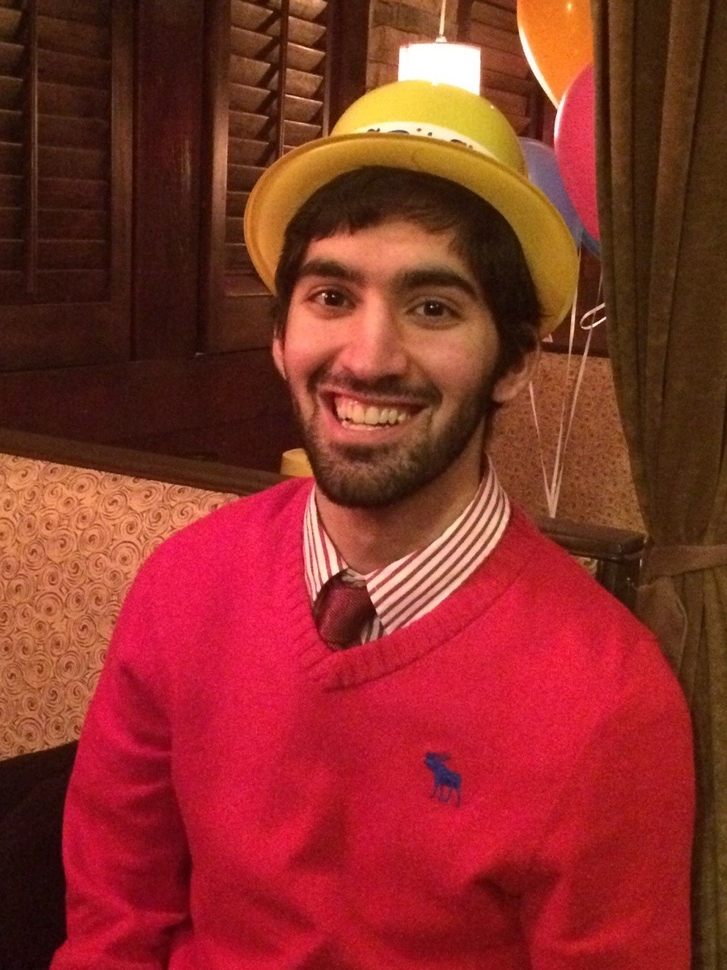
#> input picture Image Processing-open cv/images/face.JPG, 727 x 970 px, shrunk from 960 x 1280 before the run, found by its file name
$ python p37.py
#> lines starting #> are read from the running program, lines starting #| are printed output that depends on the picture; after the words box and inside, x2 and y2 are one past the last pixel; in counts of white or black regions, pixels touching at a corner belong together
import cv2
import numpy as np
faceXML=cv2.CascadeClassifier('haarcascade_frontalface_default.xml')
eyeXML=cv2.CascadeClassifier('haarcascade_eye.xml')
face=cv2.imread('face.jpg')
#> face is the input picture: shape (970, 727, 3); mean B, G, R 39.8, 47.6, 136.3
gray=cv2.cvtColor(face,cv2.COLOR_BGR2GRAY)
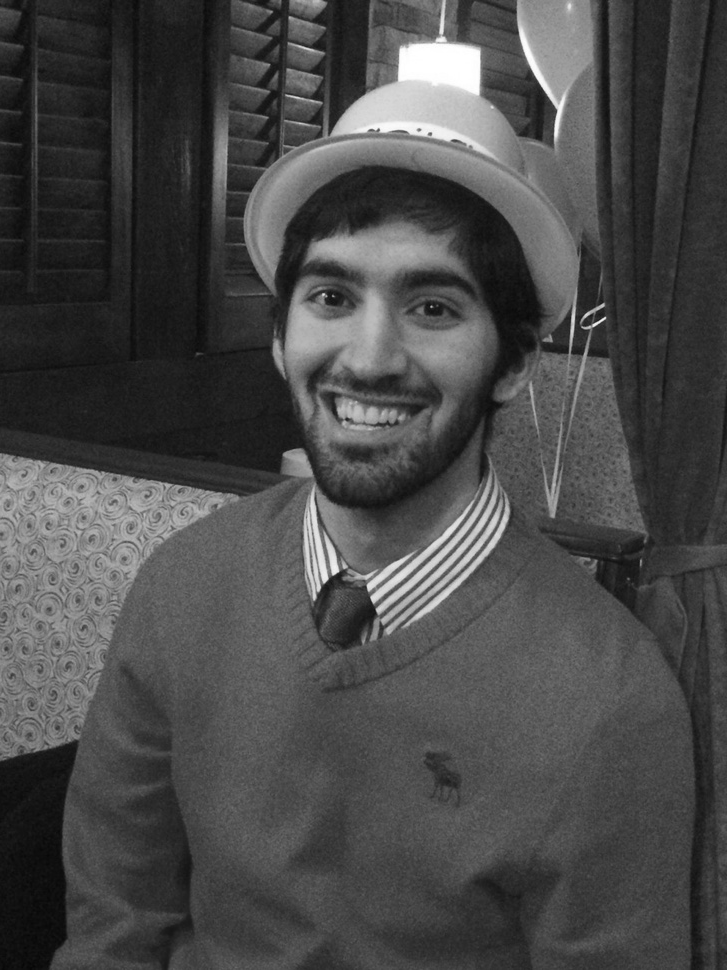
#> gray: shape (970, 727); min 6, max 255, mean 73.2
faces=faceXML.detectMultiScale(gray)
#> faces = [[242, 196, 269, 269]]
for(x,y,w,h) in faces:
    cv2.rectangle(face,(x,y),(x+w,y+h),(255,0,0),2)
    roi_gray=gray[y:y+h , x:x+w]
    roi_color=face[y:y+h , x:x+w]
    eyes=eyeXML.detectMultiScale(roi_gray)
    for(ex,ey,ew,eh) in eyes:
      cv2.rectangle(roi_color,(ex,ey),(ex+ew,ey+eh),(0,0,255),5)
#> this loop made 1 pass
#> (x, y, w, h, eyes) on pass 1: (242, 196, 269, 269, [[54, 68, 64, 64], [158, 83, 59, 59]])
#> pass 1, `roi_gray=gray[y:y+h , x:x+w]`:
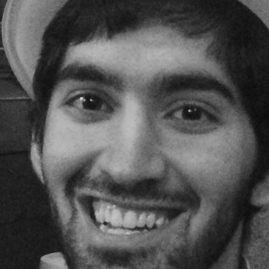
#> roi_gray: shape (269, 269); min 11, max 227, mean 82.6
#> pass 1, `roi_color=face[y:y+h , x:x+w]`:
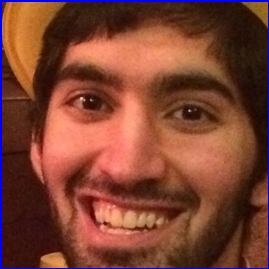
#> roi_color: shape (269, 269, 3); mean B, G, R 49.7, 66.5, 124.9
#> after the loop:
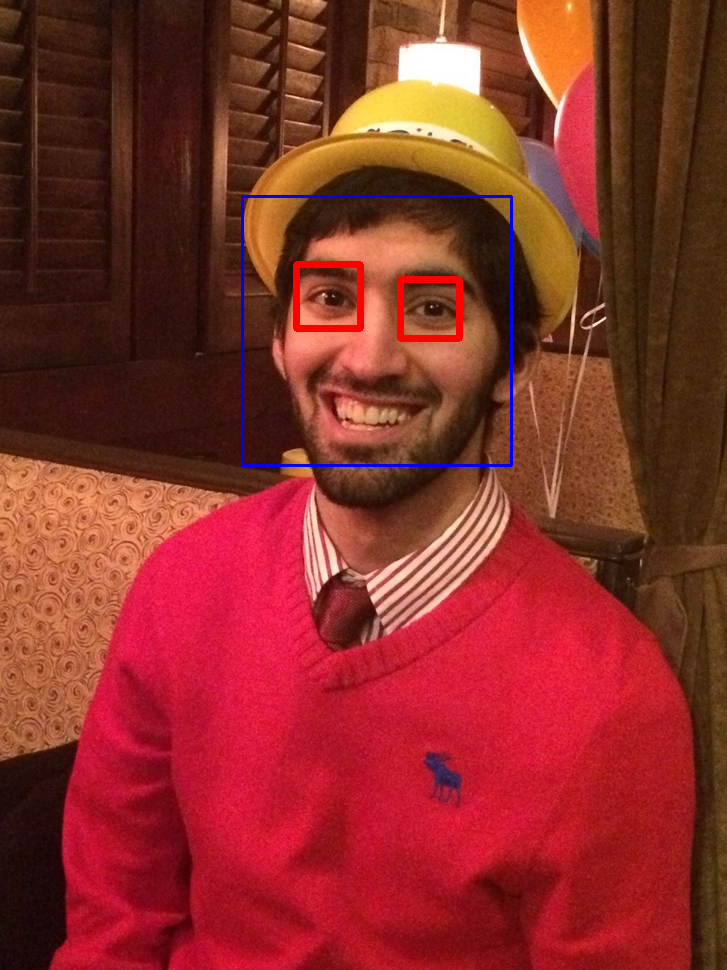
#> face: shape (970, 727, 3); 0.94% of pixels changed, all inside (x1, y1, x2, y2) = (241, 195, 513, 467)
#> after the loop:
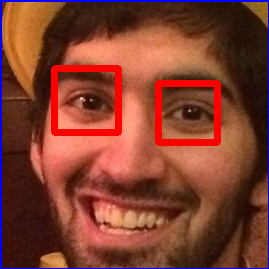
#> roi_color: shape (269, 269, 3); 4.7% of pixels changed, all inside (x1, y1, x2, y2) = (51, 65, 221, 146)
cv2.imshow('face',face)
cv2.waitKey(0)
cv2.destroyAllWindows()
